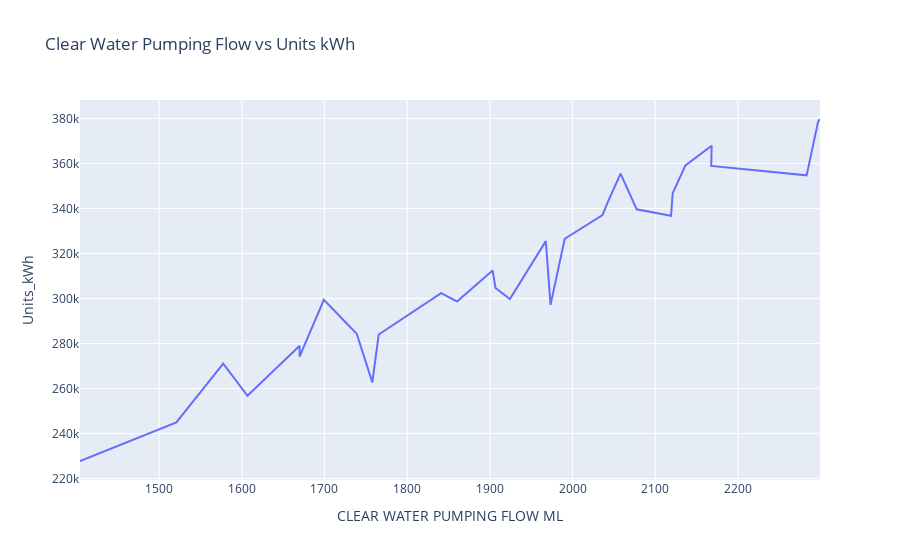

The notebook cell this image was saved under:
### Code cell
fig = px.line(sorted_data,x="CLEAR WATER PUMPING FLOW ML", y="Units_kWh", title='Clear Water Pumping Flow vs Units kWh')#,hover_data='Standardized_Date')

fig.show()
pyo.plot(fig, filename='Clear Water Pumping Flow vs Units kWh.html', auto_open=True)

### Figure 1 — Plotly figure (JSON) as saved in the notebook; plotly's stock layout.template omitted (floating-point values rounded to 4 significant figures)
{"data": [{"hovertemplate": "CLEAR WATER PUMPING FLOW ML=%{x}<br>Units_kWh=%{y}<extra></extra>", "legendgroup": "", "line": {"color": "#636efa", "dash": "solid"}, "marker": {"symbol": "circle"}, "mode": "lines", "name": "", "orientation": "v", "showlegend": false, "type": "scatter", "x": [1404.0, 1521.0, 1578.0, 1607.0, 1670.0, 1670.0, 1699.0, 1739.0, 1758.0, 1766.0, 1841.0, 1860.0, 1903.0, 1907.0, 1924.0, 1968.0, 1973.0, 1991.0, 2036.0, 2042.0, 2058.0, 2078.0, 2119.0, 2121.0, 2136.0, 2168.0, 2168.0, 2283.0, 2297.0, 2299.0], "xaxis": "x", "y": [227816, 244952, 271048, 256808, 278984, 274192, 299392, 284352, 262752, 284016, 302344, 298664, 312488, 304680, 299784, 325496, 297184, 326536, 337032, 342376, 355440, 339606, 336744, 346766, 359136, 367832, 358912, 354696, 378448, 379736], "yaxis": "y"}], "layout": {"legend": {"tracegroupgap": 0}, "title": {"text": "Clear Water Pumping Flow vs Units kWh"}, "xaxis": {"anchor": "y", "domain": [0, 1], "title": {"text": "CLEAR WATER PUMPING FLOW ML"}}, "yaxis": {"anchor": "x", "domain": [0, 1], "title": {"text": "Units_kWh"}}}}
